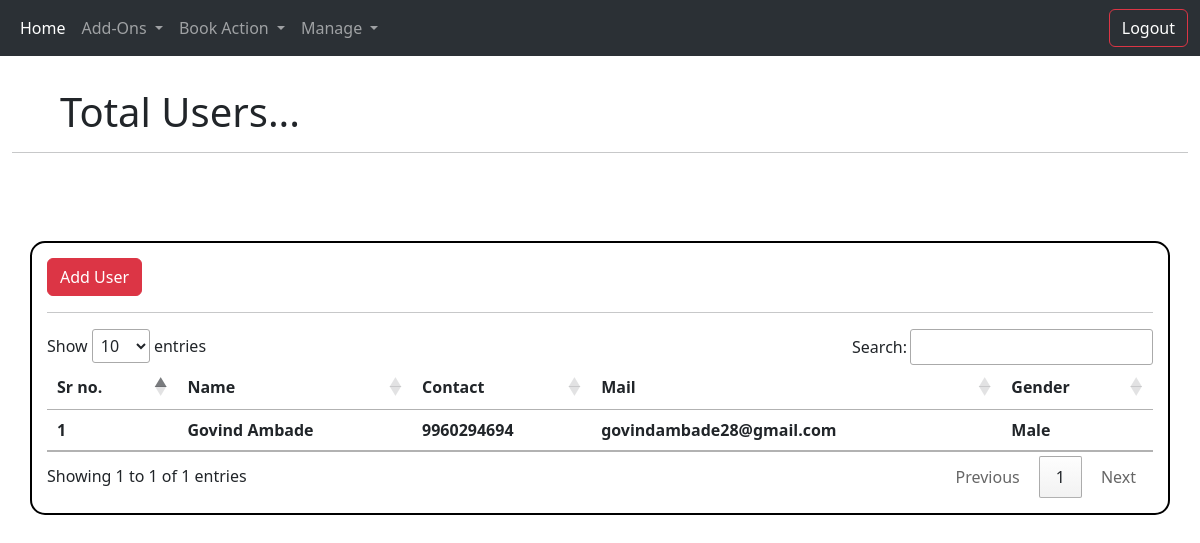
Screenshot of /view_users.php (signed in) with the database file from the repository.
### tables this page shows
CREATE TABLE `user_profile` (
  `uid` int(50) NOT NULL,
  `ufname` varchar(30) NOT NULL,
  `ulname` varchar(30) NOT NULL,
  `ucontact` varchar(10) NOT NULL,
  `uemail` varchar(60) NOT NULL,
  `password` varchar(255) NOT NULL,
  `ugender` varchar(10) NOT NULL,
  `udob` date NOT NULL,
  `uregdate` datetime NOT NULL DEFAULT current_timestamp(),
  `uestatus` tinyint(1) NOT NULL
);

### view_users.php (the view, shortened to what this page needs)
<?php
require("Files/navbar.php");
require("Files/dbconnect.php");
?>
<!doctype html>
<html lang="en">
<head>
  <link href="https://cdn.jsdelivr.net/npm/bootstrap@5.3.0-alpha1/dist/css/bootstrap.min.css" rel="stylesheet"
>
  <link rel="stylesheet" href="//cdn.datatables.net/1.13.1/css/jquery.dataTables.min.css">
</head>
<body>
    <div class="container-fluid py-4 ">
	<h1 class="ms-5 mt-2">Total Users...</h1>
    <hr>
    </div>
    <div class="container mt-5 " style="border: 2px solid black; border-radius: 15px; padding: 15px;">
    <button type="submit" name="delete" class="btn btn-danger "><a class="text-decoration-none text-white"
                    href="user_reg.php">Add User</a></button>
                    <hr>
      <table class="table  " id="myTable">
        <thead>
          <tr>
            <th scope="col">Sr no.</th>
            <th scope="col">Name </th>
            <th scope="col">Contact</th>
            <th scope="col">Mail</th>
            <th scope="col">Gender</th>
          </tr>
        </thead>
        <tbody>
          <?php
          $sr = 1;
          $sql1 = "select * from user_profile";
          $result = mysqli_query($conn, $sql1);
          while ($row = mysqli_fetch_row($result)) {
            ?>
            <tr>
              <td><b>
                  <?php echo $sr ?>
                </b></td>
              <td><b><?php echo $row[1]." ".$row[2] ?></b></td>
              <td><b><?php echo $row[3] ?></b></td>
              <td><b><?php echo $row[4] ?></b></td>
              <td><b><?php echo $row[6] ?></b></td>
            </tr>
            <?php
            $sr = $sr + 1;
          }
          ?>
        </tbody>
      </table>
    </div>
</body>
</html>

### rows the page displays
user_profile: ufname "Govind", ulname "Ambade", ucontact "9960294694", uemail "govindambade28@gmail.com", ugender "Male"
